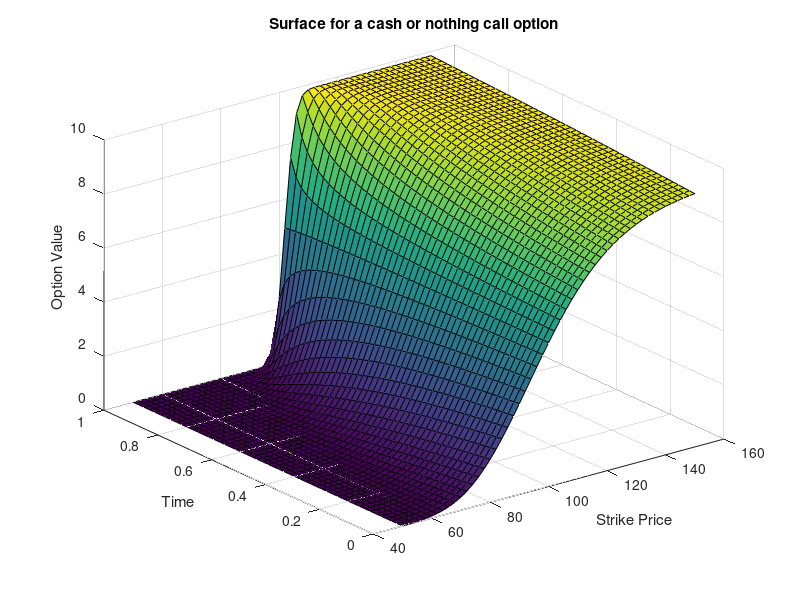

Here is the MATLAB script that generated this plot:
clear 
clc

K = 100; 
A = 10; 
T = 1; 
r = 0.05; 
sigma = 0.2;
L = 51; 

Sdom = linspace(50,150,L); 
tdom = linspace(0,T,51); 

[S,t] = meshgrid(Sdom,tdom); 
C = zeros(size(t)); 

d = ( log(S./K) + (r - 0.5.*sigma.^2).*(T-t) )./(sigma.*sqrt(T - t)); 

N = 0.5.*(1 + erf(d./sqrt(2))); 

C(t<T) = A.*exp(-r.*(T - t(t<T))).*N(t<T); 

C(t == T) = 0.5.*(1 + sign(S(t == T) - K)); 

figure()
surf(S,t,C)
ylabel("Time")
xlabel("Strike Price")
zlabel("Option Value")
title("Surface for a cash or nothing call option")
